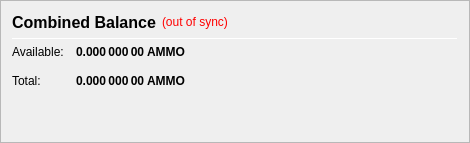
                   <widget class="QFrame" name="frame_CombinedBalances">
                    <property name="minimumSize">
                     <size>
                      <width>470</width>
                      <height>0</height>
                     </size>
                    </property>
                    <property name="frameShape">
                     <enum>QFrame::StyledPanel</enum>
                    </property>
                    <property name="frameShadow">
                     <enum>QFrame::Raised</enum>
                    </property>
                    <layout class="QVBoxLayout" name="verticalLayout_5">
                     <item>
                      <layout class="QHBoxLayout" name="horizontalLayout_5" stretch="0,0,0">
                       <item>
                        <widget class="QLabel" name="label_5z">
                         <property name="minimumSize">
                          <size>
                           <width>0</width>
                           <height>20</height>
                          </size>
                         </property>
                         <property name="font">
                          <font>
                           <pointsize>12</pointsize>
                           <weight>75</weight>
                           <bold>true</bold>
                          </font>
                         </property>
                         <property name="toolTip">
                          <string>Combined Balance (including unconfirmed and immature coins)</string>
                         </property>
                         <property name="text">
                          <string>Combined Balance</string>
                         </property>
                        </widget>
                       </item>
                       <item>
                        <widget class="QLabel" name="labelWalletStatus">
                         <property name="cursor">
                          <cursorShape>WhatsThisCursor</cursorShape>
                         </property>
                         <property name="toolTip">
                          <string>The displayed information may be out of date. Your wallet automatically synchronizes with the AMMOcoin network after a connection is established, but this process has not completed yet.</string>
                         </property>
                         <property name="styleSheet">
                          <string notr="true">QLabel { color: red; }</string>
                         </property>
                         <property name="text">
                          <string notr="true">(out of sync)</string>
                         </property>
                         <property name="alignment">
                          <set>Qt::AlignLeading|Qt::AlignLeft|Qt::AlignVCenter</set>
                         </property>
                        </widget>
                       </item>
                       <item>
                        <spacer name="horizontalSpacer_1">
                         <property name="orientation">
                          <enum>Qt::Horizontal</enum>
                         </property>
                         <property name="sizeHint" stdset="0">
                          <size>
                           <width>40</width>
                           <height>20</height>
                          </size>
                         </property>
                        </spacer>
                       </item>
                      </layout>
                     </item>
                     <item>
                      <widget class="Line" name="line_CombinedBalance">
                       <property name="minimumSize">
                        <size>
                         <width>0</width>
                         <height>1</height>
                        </size>
                       </property>
                       <property name="maximumSize">
                        <size>
                         <width>16777215</width>
                         <height>1</height>
                        </size>
                       </property>
                       <property name="orientation">
                        <enum>Qt::Horizontal</enum>
                       </property>
                      </widget>
                     </item>
                     <item>
                      <layout class="QGridLayout" name="gridLayout_3">
                       <property name="spacing">
                        <number>12</number>
                       </property>
                       <item row="1" column="0">
                        <widget class="QLabel" name="labelBalanceTextz">
                         <property name="text">
                          <string>Available:</string>
                         </property>
                        </widget>
                       </item>
                       <item row="1" column="1">
                        <widget class="QLabel" name="labelBalancez">
                         <property name="font">
                          <font>
                           <weight>75</weight>
                           <bold>true</bold>
                          </font>
                         </property>
                         <property name="cursor">
                          <cursorShape>IBeamCursor</cursorShape>
                         </property>
                         <property name="toolTip">
                          <string>Your current spendable balance</string>
                         </property>
                         <property name="text">
                          <string notr="true">0.000 000 00 AMMO</string>
                         </property>
                         <property name="alignment">
                          <set>Qt::AlignRight|Qt::AlignTrailing|Qt::AlignVCenter</set>
                         </property>
                         <property name="textInteractionFlags">
                          <set>Qt::LinksAccessibleByMouse|Qt::TextSelectableByKeyboard|Qt::TextSelectableByMouse</set>
                         </property>
                        </widget>
                       </item>
                       <item row="2" column="0">
                        <widget class="QLabel" name="labelTotalTextz">
                         <property name="text">
                          <string>Total:</string>
                         </property>
                        </widget>
                       </item>
                       <item row="2" column="1">
                        <widget class="QLabel" name="labelTotalz">
                         <property name="font">
                          <font>
                           <weight>75</weight>
                           <bold>true</bold>
                          </font>
                         </property>
                         <property name="cursor">
                          <cursorShape>IBeamCursor</cursorShape>
                         </property>
                         <property name="toolTip">
                          <string>Total Balance, including all unavailable coins.</string>
                         </property>
                         <property name="text">
                          <string notr="true">0.000 000 00 AMMO</string>
                         </property>
                         <property name="alignment">
                          <set>Qt::AlignRight|Qt::AlignTrailing|Qt::AlignVCenter</set>
                         </property>
                         <property name="textInteractionFlags">
                          <set>Qt::LinksAccessibleByMouse|Qt::TextSelectableByKeyboard|Qt::TextSelectableByMouse</set>
                         </property>
                        </widget>
                       </item>
                       <item row="2" column="3">
                        <spacer name="horizontalSpacer_2">
                         <property name="orientation">
                          <enum>Qt::Horizontal</enum>
                         </property>
                         <property name="sizeHint" stdset="0">
                          <size>
                           <width>40</width>
                           <height>20</height>
                          </size>
                         </property>
                        </spacer>
                       </item>
                      </layout>
                     </item>
                     <item>
                      <spacer name="verticalSpacer_1">
                       <property name="orientation">
                        <enum>Qt::Vertical</enum>
                       </property>
                       <property name="sizeHint" stdset="0">
                        <size>
                         <width>20</width>
                         <height>40</height>
                        </size>
                       </property>
                      </spacer>
                     </item>
                    </layout>
                   </widget>
